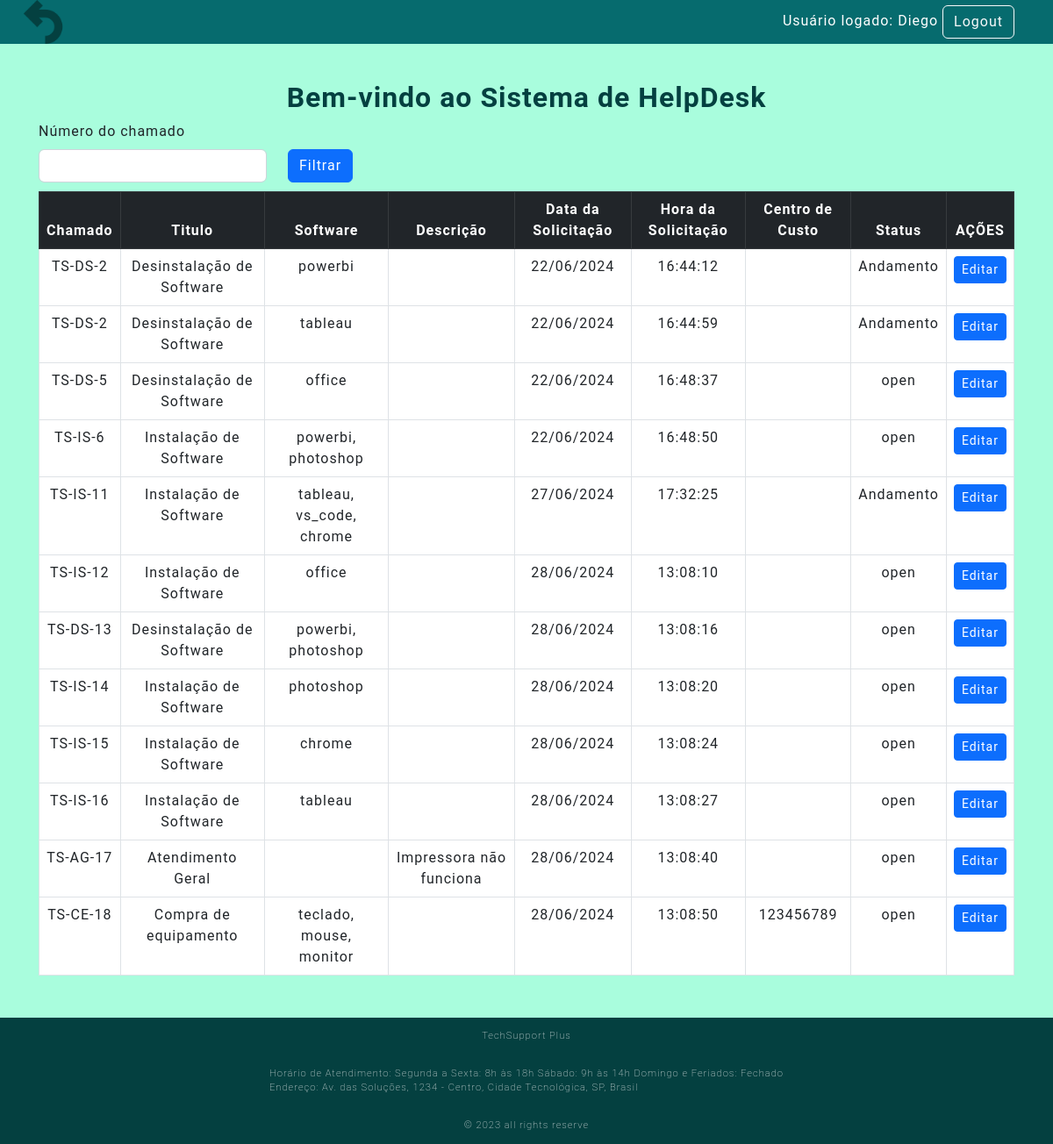
The page /tiket (signed in) on the database its author committed.
### Src/Model/Bd.py (models this page shows, shortened)
class CreatUser(UserMixin,db.Model):
    __tablename__ = "CreatUser"
    id = db.Column(db.Integer, primary_key=True, autoincrement=True)
    userName = db.Column(db.String(150), nullable=False)
    fone = db.Column(db.String(50), nullable=False)
    cadDate = db.Column(db.String(50), nullable=False)
    hour = db.Column(db.String(10), nullable=False)
    emailUser = db.Column(db.String(150), nullable=False)
    passwordUser = db.Column(db.String, nullable=False)
    status = db.Column(db.String(5), nullable=False)

class Ticket(db.Model):
    __tablename__ = "Ticket"
    id = db.Column(db.Integer, primary_key=True, autoincrement=True)
    idUser = db.Column(db.Integer,db.ForeignKey('CreatUser.id'))
    identificador = db.Column(db.String(50), nullable=False)
    title = db.Column(db.String(50), nullable=False)
    software = db.Column(db.String(50), nullable=False)
    description = db.Column(db.String, nullable=False)
    status = db.Column(db.String(20), nullable=False, default='Open')
    execution = db.Column(db.String(500), nullable=False)
    created_data = db.Column(db.String, nullable=False)
    created_hora = db.Column(db.String, nullable=False)
    cost_center = db.Column(db.String, nullable=False)

### Src/View/NewTicket.py (the view)
@tk.route('/tiket')
def tiket():
    tickets = Ticket.query.all()
    return render_template('servicos.html', tickets=tickets)

### Src/View/Login.py (called while the page is built)
@login_manager.user_loader
def load_user(employee_id):
  usuario = CreatUser.query.filter_by(id=employee_id).first()
  return usuario

### Templates/servicos.html
{% extends 'base.html' %}
{% block conteudo %}
<h1>Bem-vindo ao Sistema de HelpDesk</h1>
<div class="row" style="text-align: left;">
    <label class="form-label" for="form3Example4">Número do chamado</label>
    <form method="POST" action="{{url_for('router.tk.servicos')}}" >
        <div class="form-group row">
            <div class="form-group col-md-3">
                <input type="text" class="form-control" name="numeroChamado">
            </div>
            <div class="col-auto">
                <button type="submit" class="btn btn-primary">Filtrar</button>
            </div>
        </div>
    </form>
    <br> <br>
</div>
<div class="bg-white ">
    <table class="table table-bordered table-hover">
        <thead class="table-dark">
            <tr>
                <th scope="col">Chamado</th>
                <th scope="col">Titulo</th>
                <th scope="col">Software</th>
                <th scope="col">Descrição</th>
                <th scope="col">Data da Solicitação</th>
                <th scope="col">Hora da Solicitação</th>
                <th scope="col">Centro de Custo</th>
                <th scope="col">Status</th>
                <th scope="col">AÇÕES</th>
            </tr>
        </thead>
        <tbody>
            {% for ticket in tickets %}
            {% if ticket.status != "Fechado" %}
            <tr>
                <td>{{ticket.identificador}}</td>
                <td>{{ticket.title}}</td>
                <td>{{ticket.software}}</td>
                <td>{{ticket.description}}</td>
                <td>{{ticket.created_data}}</td>
                <td>{{ticket.created_hora}}</td>
                <td>{{ticket.cost_center}}</td>
                <td>{{ticket.status}}</td>
                <td> <a href="{{ticket.id}}/atendimento" class="btn btn-primary btn-sm" >Editar</a>
                </td>
            </tr>
            {% endif %}
            {% endfor %}
        </tbody>
    </table>
</div>
{% endblock conteudo %}

### Templates/nav.html (shortened to what this page needs)
<nav class="navbar navbar-expand-lg bg-body-tertiary" id="nav_content">
  <div class="container-fluid" id="nav_content">
    <div class="container-fluid">
      <a href="{{ url_for('router.home.index') }}">
        <img src="{{ url_for('static', filename='img/seta-de-retorno-a-esquerda.png') }}"
          alt="Remoção ou Desinstalação de Software" width="50">
      </a>
    </div>
    <div class="ms-auto">
      {% if not current_user.userName %}
      <div class="text-end login-button">
        <a type="button" class="btn btn-outline-light me-2" href="{{url_for('router.login.login')}}">Login</a>
      </div>
      {% else %}
      <div class="text-end me-4 user-info">
        Usuário logado: {{current_user.userName}}
        <a type="button" class="btn btn-outline-light me-2" href="{{url_for('router.login.logout')}}">Logout</a>
      </div>
      {% endif %}
    </div>
  </div>
</nav>

### Public/style.css (style rules this page uses)
:root { --color-neutral-0: #044040; --color-neutral-10: #2e2c2c; --color-neutral-20: #066b6e; --color-neutral-30: #a8a29e; --color-neutral-40: #fcf8f8; --color-neutral-50: #a9fddd; }
#nav_content { background-color: var(--color-neutral-20); position: fixed; top: 0; width: 100%; z-index: 1000; }
* { font-family: 'Roboto', sans-serif; margin: 0; padding: 0; box-sizing: border-box; letter-spacing: 1px; }
body { background: var(--color-neutral-50); display: flex; flex-direction: column; min-height: 100vh; }
h1 { color: var(--color-neutral-0); font-size: 2rem; font-weight: bold; }
.user-info { text-align: right; color: white; width: 300px; }

### rows shown on the page
CreatUser: userName "Diego"
Ticket: identificador "TS-DS-2", title "Desinstalação de Software", software "powerbi", created_data "22/06/2024", created_hora "16:44:12", status "Andamento"
Ticket: identificador "TS-DS-2", title "Desinstalação de Software", software "tableau", created_data "22/06/2024", created_hora "16:44:59", status "Andamento"
Ticket: identificador "TS-DS-5", title "Desinstalação de Software", software "office", created_data "22/06/2024", created_hora "16:48:37", status "open"
Ticket: identificador "TS-IS-6", title "Instalação de Software", software "powerbi, photoshop", created_data "22/06/2024", created_hora "16:48:50", status "open"
Ticket: identificador "TS-IS-11", title "Instalação de Software", software "tableau, vs_code, chrome", created_data "27/06/2024", created_hora "17:32:25", status "Andamento"
Ticket: identificador "TS-IS-12", title "Instalação de Software", software "office", created_data "28/06/2024", created_hora "13:08:10", status "open"
Ticket: identificador "TS-DS-13", title "Desinstalação de Software", software "powerbi, photoshop", created_data "28/06/2024", created_hora "13:08:16", status "open"
Ticket: identificador "TS-IS-14", title "Instalação de Software", software "photoshop", created_data "28/06/2024", created_hora "13:08:20", status "open"
Ticket: identificador "TS-IS-15", title "Instalação de Software", software "chrome", created_data "28/06/2024", created_hora "13:08:24", status "open"
Ticket: identificador "TS-IS-16", title "Instalação de Software", software "tableau", created_data "28/06/2024", created_hora "13:08:27", status "open"
Ticket: identificador "TS-AG-17", title "Atendimento Geral", description "Impressora não funciona", created_data "28/06/2024", created_hora "13:08:40", status "open"
Ticket: identificador "TS-CE-18", title "Compra de equipamento", software "teclado, mouse, monitor", created_data "28/06/2024", created_hora "13:08:50", cost_center "123456789", status "open"
